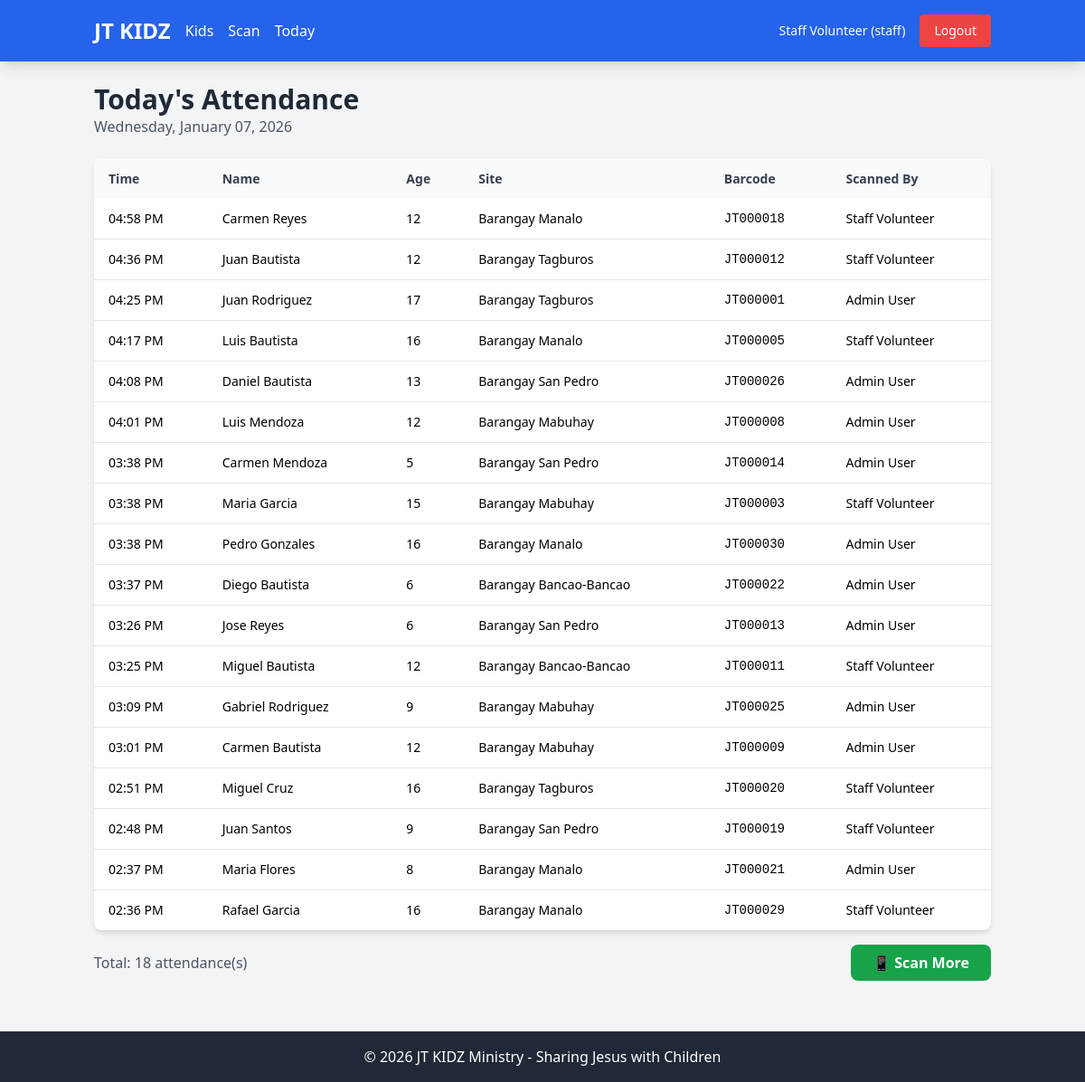
Page /attendance/today (signed in) on the committed database.
### models.py (models this page shows, shortened)
class User(db.Model):
    __tablename__ = 'users'
    id = db.Column(db.Integer, primary_key=True)
    name = db.Column(db.String(100), nullable=False)
    email = db.Column(db.String(120), unique=True, nullable=False)
    password = db.Column(db.String(255), nullable=False)
    role = db.Column(db.String(20), nullable=False, default='staff')  # 'admin' or 'staff'
    assigned_sites = db.Column(db.Text, nullable=True)  # JSON array of assigned sites for staff
    created_at = db.Column(db.DateTime, default=datetime.utcnow)

class Attendance(db.Model):
    __tablename__ = 'attendance'
    id = db.Column(db.Integer, primary_key=True)
    kid_id = db.Column(db.Integer, db.ForeignKey('kids.id'), nullable=False)
    site = db.Column(db.String(100), nullable=False)
    scan_date = db.Column(db.Date, nullable=False)
    scan_time = db.Column(db.Time, nullable=False)
    scanned_by = db.Column(db.Integer, db.ForeignKey('users.id'), nullable=False)
    created_at = db.Column(db.DateTime, default=datetime.utcnow)
    scanner = db.relationship('User', backref='scans_made', lazy=True)

class Kid(db.Model):
    __tablename__ = 'kids'
    id = db.Column(db.Integer, primary_key=True)
    full_name = db.Column(db.String(100), nullable=False)
    age = db.Column(db.Integer, nullable=False)
    site = db.Column(db.String(100), nullable=False)
    barcode = db.Column(db.String(50), unique=True, nullable=False)
    status = db.Column(db.String(20), nullable=False, default='active')  # 'active' or 'inactive'
    created_at = db.Column(db.DateTime, default=datetime.utcnow)
    attendance_records = db.relationship('Attendance', backref='kid', lazy=True)

### blueprints/attendance.py (the view)
@attendance_bp.route('/today')
@login_required
def today_attendance():
    today = date.today()
    records = db.session.query(Attendance, Kid, User).join(Kid).join(User, Attendance.scanned_by == User.id).filter(
        Attendance.scan_date == today
    ).order_by(Attendance.scan_time.desc()).all()
    return render_template('attendance_today.html', records=records, date=today)

### app.py (called while the page is built)
@app.context_processor
def inject_user():
    return dict(
        current_user_name=session.get('user_name'),
        current_user_role=session.get('user_role')
    )

### blueprints/auth.py (called while the page is built)
def login_required(f):
    @wraps(f)
    def decorated_function(*args, **kwargs):
        if 'user_id' not in session:
            flash('Please log in to access this page.', 'warning')
            return redirect(url_for('auth.login'))
        return f(*args, **kwargs)
    return decorated_function

### templates/attendance_today.html (shortened to what this page needs)
{% extends "base.html" %}
{% block content %}
<div class="mb-6">
    <h1 class="text-3xl font-bold text-gray-800">Today's Attendance</h1>
    <p class="text-gray-600">{{ date.strftime('%A, %B %d, %Y') }}</p>
</div>
<div class="bg-white rounded-lg shadow-md overflow-hidden">
    <div class="overflow-x-auto">
        <table class="w-full">
            <thead class="bg-gray-50">
                <tr>
                    <th class="px-4 py-3 text-left text-sm font-semibold text-gray-700">Time</th>
                    <th class="px-4 py-3 text-left text-sm font-semibold text-gray-700">Name</th>
                    <th class="px-4 py-3 text-left text-sm font-semibold text-gray-700">Age</th>
                    <th class="px-4 py-3 text-left text-sm font-semibold text-gray-700">Site</th>
                    <th class="px-4 py-3 text-left text-sm font-semibold text-gray-700">Barcode</th>
                    <th class="px-4 py-3 text-left text-sm font-semibold text-gray-700">Scanned By</th>
                </tr>
            </thead>
            <tbody class="divide-y divide-gray-200">
                {% if records %}
                    {% for attendance, kid, user in records %}
                    <tr class="hover:bg-gray-50">
                        <td class="px-4 py-3 text-sm">{{ attendance.scan_time.strftime('%I:%M %p') }}</td>
                        <td class="px-4 py-3 text-sm font-medium">{{ kid.full_name }}</td>
                        <td class="px-4 py-3 text-sm">{{ kid.age }}</td>
                        <td class="px-4 py-3 text-sm">{{ kid.site }}</td>
                        <td class="px-4 py-3 text-sm font-mono">{{ kid.barcode }}</td>
                        <td class="px-4 py-3 text-sm">{{ user.name }}</td>
                    </tr>
                    {% endfor %}
                {% else %}
                    <tr>
                        <td colspan="6" class="px-4 py-8 text-center text-gray-500">
                            No attendance recorded yet today. <a href="{{ url_for('attendance.scan_page') }}" class="text-blue-600 hover:underline">Start scanning</a>
                        </td>
                    </tr>
                {% endif %}
            </tbody>
        </table>
    </div>
</div>
<div class="mt-4 flex justify-between items-center">
    <p class="text-gray-600">Total: {{ records|length }} attendance(s)</p>
    <a href="{{ url_for('attendance.scan_page') }}" class="bg-green-600 hover:bg-green-700 text-white font-semibold py-2 px-6 rounded-lg">
        📱 Scan More
    </a>
</div>
{% endblock %}

### templates/base.html (shortened to what this page needs)
<!DOCTYPE html>
<html lang="en">
<head>
    <script src="https://cdn.tailwindcss.com"></script>
</head>
<body class="bg-gray-100 min-h-screen">
    {% if current_user_name %}
    <nav class="bg-blue-600 text-white shadow-lg no-print">
        <div class="container mx-auto px-4">
            <div class="flex items-center justify-between py-4">
                <div class="flex items-center space-x-4">
                    <a href="{{ url_for('dashboard') }}" class="text-2xl font-bold">JT KIDZ</a>
                    {% if current_user_role == 'admin' %}
                    <a href="{{ url_for('kids.list_kids') }}" class="hover:text-blue-200">Kids</a>
                    <a href="{{ url_for('users.list_users') }}" class="hover:text-blue-200">Workers</a>
                    <a href="{{ url_for('reports.site_report') }}" class="hover:text-blue-200">Reports</a>
                    {% else %}
                    <a href="{{ url_for('kids.list_kids') }}" class="hover:text-blue-200">Kids</a>
                    {% endif %}
                    <a href="{{ url_for('attendance.scan_page') }}" class="hover:text-blue-200">Scan</a>
                    <a href="{{ url_for('attendance.today_attendance') }}" class="hover:text-blue-200">Today</a>
                </div>
                <div class="flex items-center space-x-4">
                    <span class="text-sm">{{ current_user_name }} ({{ current_user_role }})</span>
                    <a href="{{ url_for('auth.logout') }}" class="bg-red-500 hover:bg-red-600 px-4 py-2 rounded text-sm">Logout</a>
                </div>
            </div>
        </div>
    </nav>
    {% endif %}
    <div class="container mx-auto px-4 py-6">
        {% block content %}{% endblock %}
    </div>
    <footer class="bg-gray-800 text-white text-center py-4 mt-8 no-print">
        <p>&copy; 2026 JT KIDZ Ministry - Sharing Jesus with Children</p>
    </footer>
</body>
</html>

### rows in the picture
User: name "Staff Volunteer", role "staff"
Attendance: scan_time "04:58 PM", full_name "Carmen Reyes", age "12", site "Barangay Manalo", barcode "JT000018", name "Staff Volunteer"
Attendance: scan_time "04:36 PM", full_name "Juan Bautista", age "12", site "Barangay Tagburos", barcode "JT000012", name "Staff Volunteer"
Attendance: scan_time "04:25 PM", full_name "Juan Rodriguez", age "17", site "Barangay Tagburos", barcode "JT000001", name "Admin User"
Attendance: scan_time "04:17 PM", full_name "Luis Bautista", age "16", site "Barangay Manalo", barcode "JT000005", name "Staff Volunteer"
Attendance: scan_time "04:08 PM", full_name "Daniel Bautista", age "13", site "Barangay San Pedro", barcode "JT000026", name "Admin User"
Attendance: scan_time "04:01 PM", full_name "Luis Mendoza", age "12", site "Barangay Mabuhay", barcode "JT000008", name "Admin User"
Attendance: scan_time "03:38 PM", full_name "Carmen Mendoza", age "5", site "Barangay San Pedro", barcode "JT000014", name "Admin User"
Attendance: scan_time "03:38 PM", full_name "Maria Garcia", age "15", site "Barangay Mabuhay", barcode "JT000003", name "Staff Volunteer"
Attendance: scan_time "03:38 PM", full_name "Pedro Gonzales", age "16", site "Barangay Manalo", barcode "JT000030", name "Admin User"
Attendance: scan_time "03:37 PM", full_name "Diego Bautista", age "6", site "Barangay Bancao-Bancao", barcode "JT000022", name "Admin User"
Attendance: scan_time "03:26 PM", full_name "Jose Reyes", age "6", site "Barangay San Pedro", barcode "JT000013", name "Admin User"
Attendance: scan_time "03:25 PM", full_name "Miguel Bautista", age "12", site "Barangay Bancao-Bancao", barcode "JT000011", name "Staff Volunteer"
Attendance: scan_time "03:09 PM", full_name "Gabriel Rodriguez", age "9", site "Barangay Mabuhay", barcode "JT000025", name "Admin User"
Attendance: scan_time "03:01 PM", full_name "Carmen Bautista", age "12", site "Barangay Mabuhay", barcode "JT000009", name "Admin User"
Attendance: scan_time "02:51 PM", full_name "Miguel Cruz", age "16", site "Barangay Tagburos", barcode "JT000020", name "Staff Volunteer"
Attendance: scan_time "02:48 PM", full_name "Juan Santos", age "9", site "Barangay San Pedro", barcode "JT000019", name "Staff Volunteer"
Attendance: scan_time "02:37 PM", full_name "Maria Flores", age "8", site "Barangay Manalo", barcode "JT000021", name "Admin User"
Attendance: scan_time "02:36 PM", full_name "Rafael Garcia", age "16", site "Barangay Manalo", barcode "JT000029", name "Staff Volunteer"

### other values in the picture
{{ records|length }} "18"
